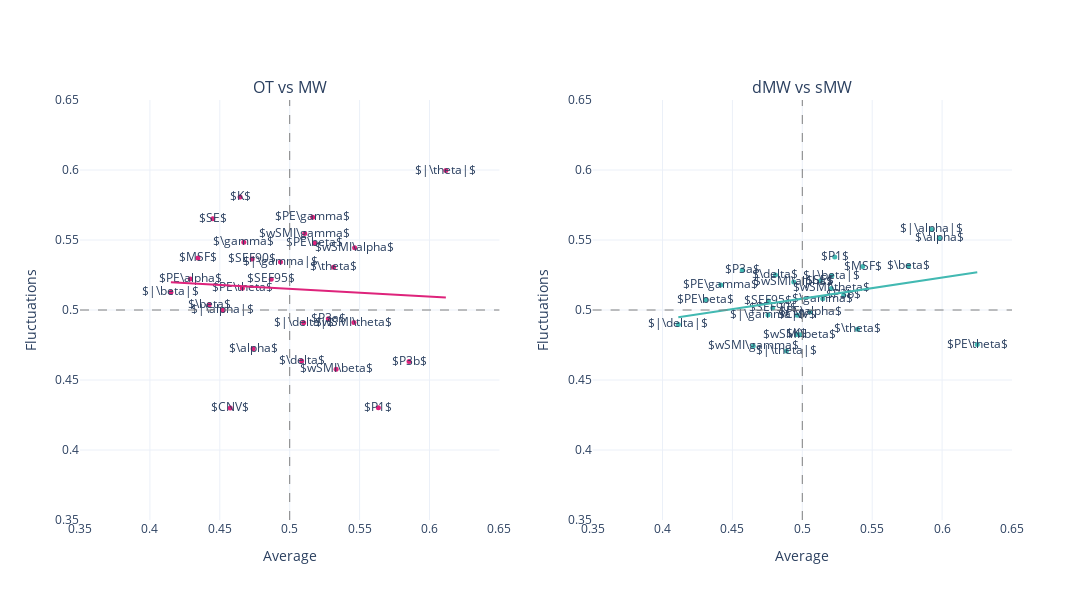

Notebook code cell kept with this figure:
### Code cell
mind = mind_average.assign(marker = lambda df: df['markers'].str.replace('_{mean}', '')).merge(
mind_fluctuations.assign(marker = lambda df: df['markers'].str.replace('_{std}', '')), on = 'marker', how = 'inner'
)
mw = mw_average.assign(marker = lambda df: df['markers'].str.replace('_{mean}', '')).merge(
mw_fluctuations.assign(marker = lambda df: df['markers'].str.replace('_{std}', '')), on = 'marker', how = 'inner'
)

mind_regression = sm.OLS(mind.AUC_y, sm.add_constant(mind.AUC_x)).fit().fittedvalues
mw_regression = sm.OLS(mw.AUC_y,sm.add_constant(mw.AUC_x)).fit().fittedvalues

fig = make_subplots(rows=1, cols=2, 
                    subplot_titles = ['OT vs MW', 'dMW vs sMW'],
                    specs=[[{"type": "scatter"}, {"type": "scatter"}]])

fig.add_trace(go.Scatter(
    x=mind.AUC_x,
    y=mind.AUC_y,
    text = mind.marker,
    mode = 'markers+text',
    marker = {'color':pink, 'size': 5},
#     marker_symbol= symbol_fun(mind, significant_mw)
    
))
# fig.add_trace(px.scatter(mind, x = 'AUC_x', y = 'AUC_y', trendline= 'ols', text = 'marker'), row = 1, col = 1)

fig.add_vline(x=0.5, line_width=1, line_dash="dash", line_color="grey", row = 1, col = 1)
fig.add_hline(y=0.5, line_width=1, line_dash="dash", line_color="grey", row = 1, col = 1)

fig.add_trace(go.Scatter(name='line of best fit', x=mind.AUC_x, y=mind_regression, mode='lines', line_color=pink), row = 1, col = 1)


fig.add_trace(go.Scatter(
    x=mw.AUC_x,
    y=mw.AUC_y,
    text = mw.marker,
    mode = 'markers+text',
    marker = {'color':lblue, 'size': 5},
#     marker_symbol= symbol_fun(mind, significant_mw)
    
), row =1, col = 2)
fig.add_vline(x=0.5, line_width=1, line_dash="dash", line_color="grey", row = 1, col = 2)
fig.add_hline(y=0.5, line_width=1, line_dash="dash", line_color="grey", row = 1, col = 2)
fig.add_trace(go.Scatter(name='line of best fit', x=mw.AUC_x, y=mw_regression, mode='lines', line_color=lblue), row = 1, col = 2)


# Update xaxis properties
fig.update_xaxes(title_text="Average", range=[.35, .65],row=1, col=1)
fig.update_xaxes(title_text="Average", range=[.35,.65], row=1, col=2)

# Update yaxis properties
fig.update_yaxes(title_text="Fluctuations", range=[.35, .65],row=1, col=1)
fig.update_yaxes(title_text="Fluctuations", range=[.35,.65], row=1, col=2)


fig.update_layout(
    width=1200,
    height=600,    
    template = "plotly_white",
    showlegend=False,

)

fig.show()
pio.write_json(fig, 'Figs/average_fluctuations_auc_all.plotly')

### Figure 1 — Plotly figure (JSON) as saved in the notebook; plotly's stock layout.template omitted (floating-point values rounded to 4 significant figures)
{"data": [{"marker": {"color": "#DE237B", "size": 5}, "mode": "markers+text", "text": ["$CNV$", "$K$", "$MSF$", "$P1$", "$P3a$", "$P3b$", "$PE\\alpha$", "$PE\\beta$", "$PE\\gamma$", "$PE\\theta$", "$SEF90$", "$SEF95$", "$SE$", "$\\alpha$", "$\\beta$", "$\\delta$", "$\\gamma$", "$\\theta$", "$wSMI\\alpha$", "$wSMI\\beta$", "$wSMI\\gamma$", "$wSMI\\theta$", "$|\\alpha|$", "$|\\beta|$", "$|\\delta|$", "$|\\gamma|$", "$|\\theta|$"], "type": "scatter", "x": [0.4574, 0.4645, 0.4344, 0.5634, 0.5276, 0.5854, 0.4289, 0.5179, 0.5165, 0.4661, 0.4731, 0.4868, 0.445, 0.4738, 0.4424, 0.5086, 0.4672, 0.5314, 0.5464, 0.5332, 0.5108, 0.5459, 0.4521, 0.415, 0.51, 0.4934, 0.6117], "y": [0.4301, 0.5807, 0.5371, 0.4302, 0.4938, 0.4632, 0.5221, 0.5477, 0.5663, 0.5156, 0.5365, 0.5219, 0.5651, 0.4724, 0.5038, 0.4635, 0.5484, 0.5306, 0.5445, 0.4577, 0.5546, 0.491, 0.4999, 0.5127, 0.4909, 0.5343, 0.5996]}, {"line": {"color": "#DE237B"}, "mode": "lines", "name": "line of best fit", "type": "scatter", "x": [0.4574, 0.4645, 0.4344, 0.5634, 0.5276, 0.5854, 0.4289, 0.5179, 0.5165, 0.4661, 0.4731, 0.4868, 0.445, 0.4738, 0.4424, 0.5086, 0.4672, 0.5314, 0.5464, 0.5332, 0.5108, 0.5459, 0.4521, 0.415, 0.51, 0.4934, 0.6117], "xaxis": "x", "y": [0.5175, 0.5171, 0.5188, 0.5116, 0.5136, 0.5104, 0.5191, 0.5142, 0.5142, 0.517, 0.5166, 0.5159, 0.5182, 0.5166, 0.5183, 0.5147, 0.517, 0.5134, 0.5126, 0.5133, 0.5146, 0.5126, 0.5178, 0.5199, 0.5146, 0.5155, 0.509], "yaxis": "y"}, {"marker": {"color": "#42B9B2", "size": 5}, "mode": "markers+text", "text": ["$CNV$", "$K$", "$MSF$", "$P1$", "$P3a$", "$P3b$", "$PE\\alpha$", "$PE\\beta$", "$PE\\gamma$", "$PE\\theta$", "$SEF90$", "$SEF95$", "$SE$", "$\\alpha$", "$\\beta$", "$\\delta$", "$\\gamma$", "$\\theta$", "$wSMI\\alpha$", "$wSMI\\beta$", "$wSMI\\gamma$", "$wSMI\\theta$", "$|\\alpha|$", "$|\\beta|$", "$|\\delta|$", "$|\\gamma|$", "$|\\theta|$"], "type": "scatter", "x": [0.4965, 0.496, 0.5432, 0.5232, 0.457, 0.5296, 0.5057, 0.431, 0.4417, 0.6251, 0.4789, 0.4758, 0.513, 0.598, 0.5759, 0.4808, 0.5146, 0.5396, 0.4939, 0.4983, 0.4649, 0.5207, 0.5925, 0.5211, 0.4113, 0.4755, 0.4886], "xaxis": "x2", "y": [0.4963, 0.4826, 0.531, 0.5379, 0.5287, 0.5105, 0.4986, 0.5074, 0.5178, 0.4753, 0.5014, 0.5065, 0.5208, 0.5513, 0.5314, 0.525, 0.508, 0.4862, 0.52, 0.4823, 0.4743, 0.5154, 0.5576, 0.5245, 0.4897, 0.4965, 0.4708], "yaxis": "y2"}, {"line": {"color": "#42B9B2"}, "mode": "lines", "name": "line of best fit", "type": "scatter", "x": [0.4965, 0.496, 0.5432, 0.5232, 0.457, 0.5296, 0.5057, 0.431, 0.4417, 0.6251, 0.4789, 0.4758, 0.513, 0.598, 0.5759, 0.4808, 0.5146, 0.5396, 0.4939, 0.4983, 0.4649, 0.5207, 0.5925, 0.5211, 0.4113, 0.4755, 0.4886], "xaxis": "x2", "y": [0.5076, 0.5075, 0.5146, 0.5116, 0.5017, 0.5126, 0.509, 0.4977, 0.4994, 0.5269, 0.5049, 0.5045, 0.5101, 0.5228, 0.5195, 0.5052, 0.5103, 0.514, 0.5072, 0.5079, 0.5028, 0.5112, 0.522, 0.5113, 0.4948, 0.5044, 0.5064], "yaxis": "y2"}], "layout": {"annotations": [{"font": {"size": 16}, "showarrow": false, "text": "OT vs MW", "x": 0.225, "xanchor": "center", "xref": "paper", "y": 1, "yanchor": "bottom", "yref": "paper"}, {"font": {"size": 16}, "showarrow": false, "text": "dMW vs sMW", "x": 0.775, "xanchor": "center", "xref": "paper", "y": 1, "yanchor": "bottom", "yref": "paper"}], "height": 600, "shapes": [{"line": {"color": "grey", "dash": "dash", "width": 1}, "type": "line", "x0": 0.5, "x1": 0.5, "xref": "x", "y0": 0, "y1": 1, "yref": "y domain"}, {"line": {"color": "grey", "dash": "dash", "width": 1}, "type": "line", "x0": 0, "x1": 1, "xref": "x domain", "y0": 0.5, "y1": 0.5, "yref": "y"}, {"line": {"color": "grey", "dash": "dash", "width": 1}, "type": "line", "x0": 0.5, "x1": 0.5, "xref": "x2", "y0": 0, "y1": 1, "yref": "y2 domain"}, {"line": {"color": "grey", "dash": "dash", "width": 1}, "type": "line", "x0": 0, "x1": 1, "xref": "x2 domain", "y0": 0.5, "y1": 0.5, "yref": "y2"}], "showlegend": false, "width": 1200, "xaxis": {"anchor": "y", "domain": [0, 0.45], "range": [0.35, 0.65], "title": {"text": "Average"}}, "xaxis2": {"anchor": "y2", "domain": [0.55, 1], "range": [0.35, 0.65], "title": {"text": "Average"}}, "yaxis": {"anchor": "x", "domain": [0, 1], "range": [0.35, 0.65], "title": {"text": "Fluctuations"}}, "yaxis2": {"anchor": "x2", "domain": [0, 1], "range": [0.35, 0.65], "title": {"text": "Fluctuations"}}}}
